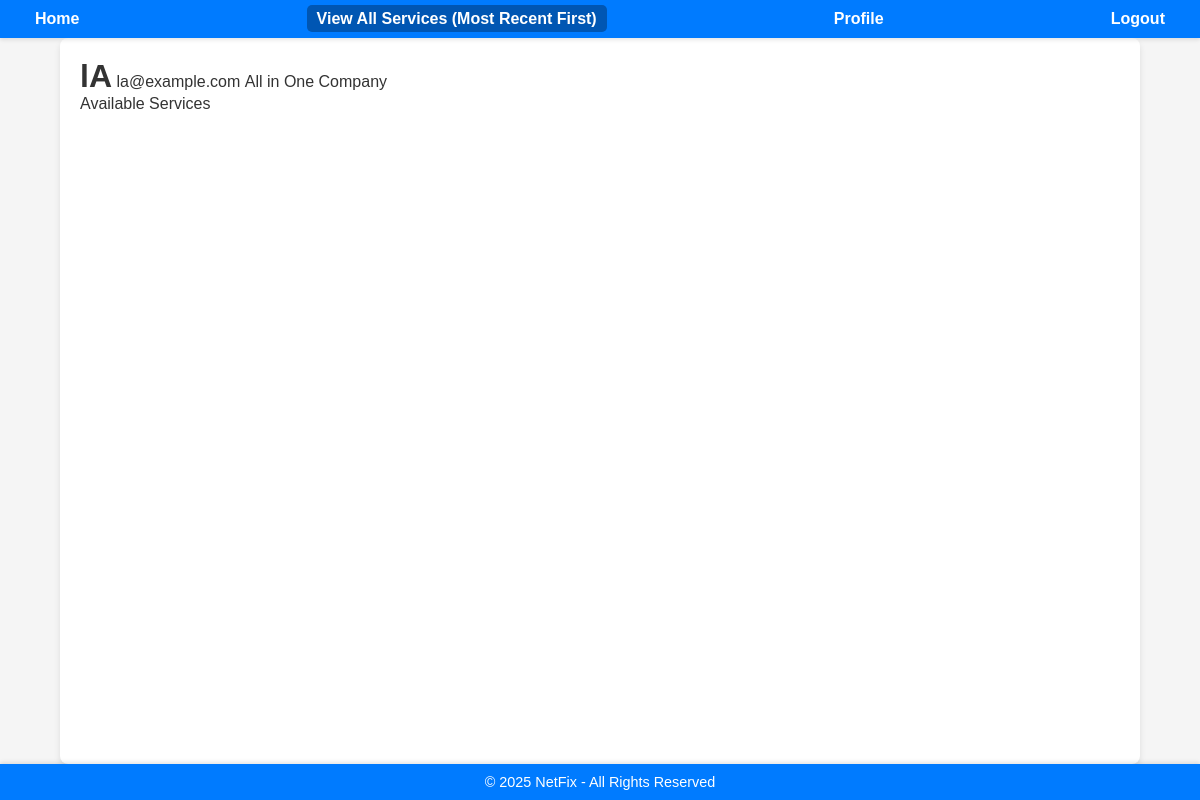
Page /users/profile/ (signed in) on the committed database.
### users/models.py (models this page shows, shortened)
class User(AbstractUser):
    is_company = models.BooleanField(default=False)
    is_customer = models.BooleanField(default=False)
    email = models.EmailField(unique=True)  # Ensure email is unique and correctly set up

class Company(models.Model):
    FIELD_CHOICES = (
        ('Air Conditioner', 'Air Conditioner'),
        ('All in One', 'All in One'),
        ('Carpentry', 'Carpentry'),
        ('Electricity', 'Electricity'),
        ('Gardening', 'Gardening'),
        ('Home Machines', 'Home Machines'),
        ('Housekeeping', 'Housekeeping'),
        ('Interior Design', 'Interior Design'),
        ('Locks', 'Locks'),
        ('Painting', 'Painting'),
        ('Plumbing', 'Plumbing'),
        ('Water Heaters', 'Water Heaters'),
    )
    user = models.OneToOneField(User, on_delete=models.CASCADE, primary_key=True)
    name = models.CharField(max_length=100, default='unknown')
    field = models.CharField(max_length=70, choices=FIELD_CHOICES, blank=False, null=False)
    rating = models.IntegerField(validators=[MaxValueValidator(5), MinValueValidator(0)], default=0)
    profile_image = models.ImageField(upload_to='company_images/', blank=True, null=True)

### users/views.py (the view)
# urls.py: path('profile/', v.profile, name='profile'),
@login_required
def profile(request):
    if request.user.is_customer:
        profile = get_object_or_404(Customer, user=request.user)
    else:
        profile = get_object_or_404(Company, user=request.user)
    return render(request, 'users/profile.html', {'profile': profile})

### users/templates/users/profile.html (shortened to what this page needs)
{% extends 'main/base.html' %}
{% block content %}
    {% if user.is_customer %}
        <div style="display: ruby;">
            <h1>{{ user.username }} ({{user_age}} y/o)</h1>
            <p>{{ user.email }}</p>
            <p style="float: right;">Customer</p>
        </div>
    {% else %}
        <div style="display: ruby;">
            <h1>{{ user.username }}</h1>
            <p> {{ user.email }}</p>
            <p style="float: right;">{{user.company.field}} Company</p>
        </div>
       {% endif %}
    {% if 'customer' in request.path %}
        <p class="title">Previous Requested Services</p>
    {% else %}
        <p class="title">Available Services</p>
    {% endif %}
{% endblock %}

### static/home/base.css (style rules this page uses)
* { margin: 0; padding: 0; box-sizing: border-box; }
body { font-family: Arial, sans-serif; display: flex; flex-direction: column; min-height: 100vh; background-color: #f9f9f9; color: #333; }

### static/home/navbar.css (style rules this page uses)
body { margin: 0; font-family: Arial, sans-serif; background-color: #f5f5f5; }

### rows in the picture
User: username "lA", email "la@example.com", company.field "All in One"
